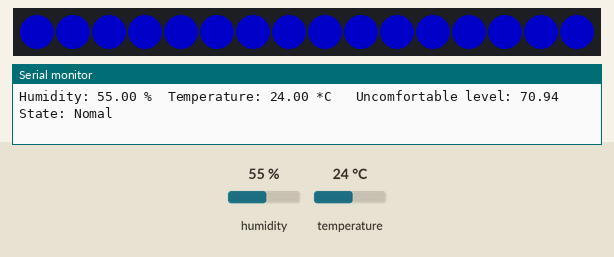
This sketch was run on a simulated Arduino Uno, built with avr-gcc and run on an emulated ATmega328P. On the bench: 16 RGB LEDs in strip order, left to right, the last lines printed to the serial monitor. The inputs (shaded band) are chosen by the test bench; at power-on: humidity 55 %, temperature 24 °C. Dim RGB values are drawn brighter than linear.

Above: at 6.3 s.
6.4 s: humidity set to 22 %
At 9.7 s:
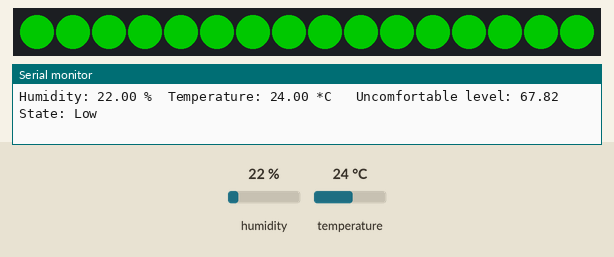
10.2 s: temperature set to 33 °C
At 12.7 s:
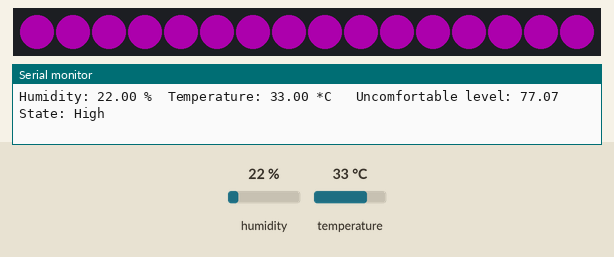
14.0 s: humidity set to 40 %
At 16.7 s:
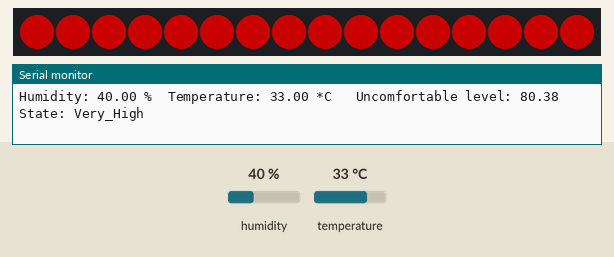
17.8 s: temperature set to 12 °C
At 18.1 s:
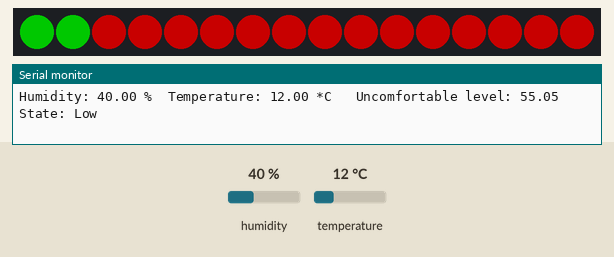

Measured:
- after the input at 6.4 s, the LEDs: first change after 1.6 s (image 1 shows a later state)
- after the input at 10.2 s, the LEDs: first change after 0.33 s (image 2 shows a later state)
- after the input at 14.0 s, the LEDs: first change after 1.5 s (image 3 shows a later state)
- after the input at 17.8 s, the LEDs: first change after 0.25 s (image 4 shows a later state)

The sketch:

tem_neo.ino
```cpp
#define TXDEBUG
#include <Adafruit_NeoPixel.h>
#include "DHT.h"

#define PIN 6
#define DHTPIN 2
#define DHTTYPE DHT22
#define NUMPIXELS 16

#define MODE 1

Adafruit_NeoPixel pixels = Adafruit_NeoPixel(NUMPIXELS, PIN, NEO_GRB + NEO_KHZ800);

DHT dht(DHTPIN, DHTTYPE);

typedef enum {
  Low,
  Nomal,
  High,
  Very_High
} state;

boolean check = false;

float IhateThisWeather;

state State;

void showLED(int red, int green, int blue) {
  for(int i = 0; i < NUMPIXELS; i++) {
    pixels.setPixelColor(i, pixels.Color(red, green, blue));
    pixels.show();
    delay(50);
  }
  return;
}

void setup() {
  Serial.begin(9600);
  pixels.begin();
  pixels.setBrightness(100);
  pixels.show();
}

void loop() {

  if(check == false) {
    delay(3000);
    check = true;
  }
  float temp = dht.readTemperature();
  float humi = dht.readHumidity();

  if(isnan(temp) || isnan(humi)) {
    #if defined(TXDEBUG)
    Serial.println("I Can't Find DHT22!!");
    return;
    #endif
  }else {
    #if defined(TXDEBUG)
    Serial.print("Humidity: ");
    Serial.print(humi);
    Serial.print(" %\t");
    Serial.print("Temperature: ");
    Serial.print(temp);
    Serial.print(" *C ");
    #endif

  IhateThisWeather = 1.8 * temp -0.55*(1 - humi/100)*(1.8 * temp - 26) + 32;
  #if defined(TXDEBUG)
  Serial.print("  ");
  Serial.print("Uncomfortable level: ");
  Serial.print(IhateThisWeather);


  if(MODE == 1) {
    justShowClearColor();
  } else if(MODE == 2) {
    justShowDimColor();
  }

}
}

void justShowClearColor() {
  #endif
  if(IhateThisWeather >= 80) State = Very_High;
  else if(IhateThisWeather < 80 && IhateThisWeather >= 75) State = High;
  else if(IhateThisWeather < 75 && IhateThisWeather >= 68) State = Nomal;
  else if(IhateThisWeather < 68) State = Low;

  #if defined(TXDEBUG)
  Serial.print("  ");
  Serial.print("State: ");
  if(State == Low) Serial.println("Low");
  else if(State == Nomal) Serial.println("Nomal");
  else if(State == High) Serial.println("High");
  else if(State == Very_High) Serial.println("Very_High");
  #endif

  if(State == Low) showLED(0, 255, 0);
  else if(State == Nomal) showLED(0, 0, 255);
  else if(State == High) showLED(125, 0, 125);
  else if(State == Very_High) showLED(255, 0, 0);
}

void justShowDimColor() {
  showLED(clearByte(IhateThisWeather * 2),0 ,255 - clearByte(IhateThisWeather*2));
}

int clearByte(float Unfon) {
  if(Unfon > 255) {
    return 255;
  } else {
    return Unfon;
  }
}
```
